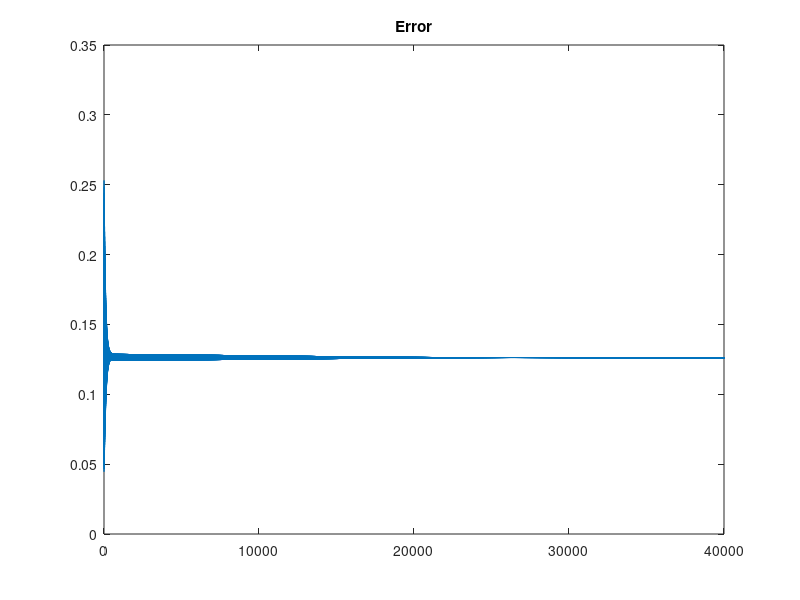

Write MATLAB code to recreate this figure.
clear;clc;close all;

s = @(z) 1./(1+exp(-z));
ds = @(z) diag(s(z).*(1-s(z)));

X = [0 0;
     0 1;
     1 0;
     1 1]
Y = [0;
     1;
     1;
     0]
 
 W1 = rand(2,2)
 W2 = rand(1,2)
 
 B1 = rand(2,1)
 B2 = rand(1,1)
 
 index = 1
 nepoch = 10000;
 for epoch = 1:nepoch
     for i = 1:length(X)

        n0 = X(i,:)'; #x0 2x1
        
        n1 = W1; #W1 2x2
        J13 = blkdiag(n0',n0'); #2x2
        
        n2 = B1; #B1 2x1
        J23 = eye(2); #2x2
        
        n3 = n1*n0 + n2; #Z1 2x1
        J34 = ds(n3); # 2x2
        
        n4 = s(n3); #X1 2x1
        J47 = W2; #2x1
        
        n5 = W2; #W2
        J57 =blkdiag(n4'); #2x1
        
        n6 = B2;#B2 1x1
        J67 = 1;
        
        n7 = n5*n4 + n6; #Z2 1x1
        J78 = ds(n7); #1x1
        
        n8 = s(n7); #X2
        J810 = 1;
        
        n9 = Y(i); #T
        
        n10 = n8 - n9; #Y
        J1011 = n10;
        
        n11 = 0.5*norm(n10)^2; #L
        
        gradW2starL = ((J810*J78)*J57)'*J1011;
        gradW2L = reshape(gradW2starL,1,2);
     
        gradB2L = ((J810*J78)*J67)'*J1011;
        
        gradW1starL = ((((J810*J78)*J47)*J34)*J13)'*J1011;
        gradW1L = reshape(gradW1starL,2,2);
        
        gradB1L = ((((J810*J78)*J47)*J34)*J23)'*J1011;
        
        alpha = 0.1;

        W2 = W2 - alpha*gradW2L;
        W1 = W1 - alpha*gradW1L;

        B2 = B2 - alpha*gradB2L;
        B1 = B1 - alpha*gradB1L;
        
        E(index) = n11;
        E(index);
        index = index + 1;
        
        if mod(epoch,1000) == 0
          E(index-1)
          epoch/100000*100
        endif

     end
     

     
 end
 
 plot(E)
 title("Error")
 Predict = @(I) s(W2*s(W1*I + B1)+B2)
 